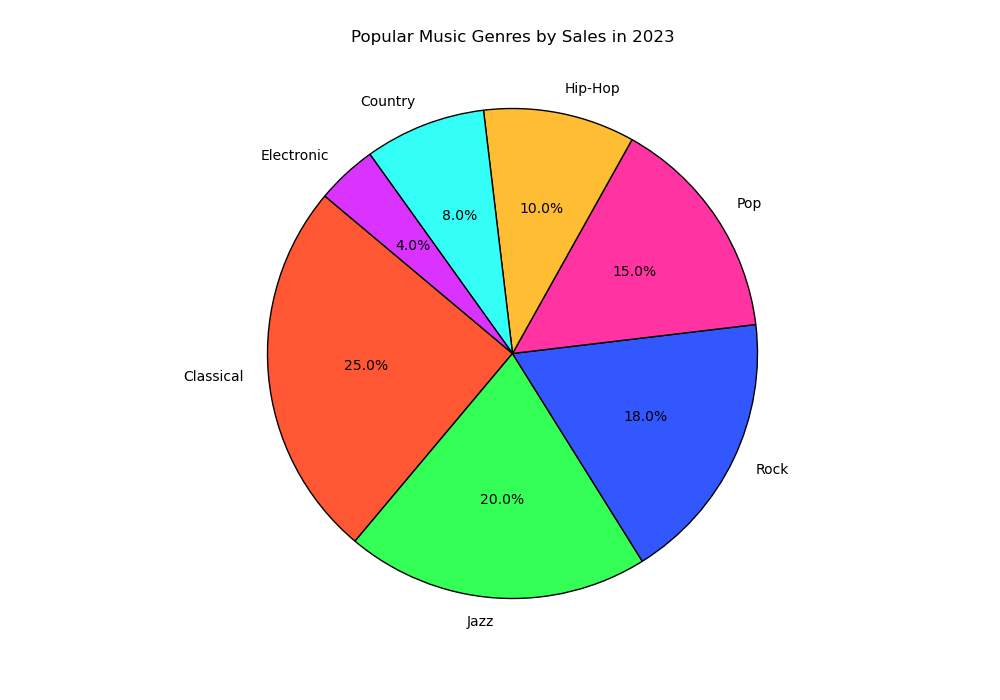

Reproduce this figure in Python.

import matplotlib.pyplot as plt

genres = ['Classical', 'Jazz', 'Rock', 'Pop', 'Hip-Hop', 'Country', 'Electronic']
sales = [25, 20, 18, 15, 10, 8, 4]
colors = ['#FF5733', '#33FF57', '#3357FF', '#FF33A1', '#FFBD33', '#33FFF6', '#DA33FF']

plt.figure(figsize=(10, 7))
plt.pie(sales, labels=genres, autopct='%1.1f%%', colors=colors, startangle=140, wedgeprops={'edgecolor': 'black'})

plt.title('Popular Music Genres by Sales in 2023', pad=30)
plt.axis('equal')

plt.show()
